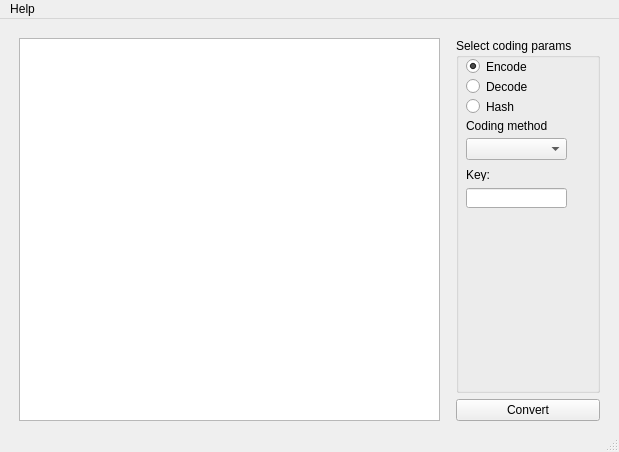
<?xml version="1.0" encoding="UTF-8"?>
<ui version="4.0">
 <class>MainWindow</class>
 <widget class="QMainWindow" name="MainWindow">
  <property name="geometry">
   <rect>
    <x>0</x>
    <y>0</y>
    <width>619</width>
    <height>452</height>
   </rect>
  </property>
  <property name="windowTitle">
   <string>MainWindow</string>
  </property>
  <widget class="QWidget" name="centralwidget">
   <layout class="QVBoxLayout" name="verticalLayout">
    <item>
     <spacer name="horizontalSpacer">
      <property name="orientation">
       <enum>Qt::Horizontal</enum>
      </property>
      <property name="sizeHint" stdset="0">
       <size>
        <width>40</width>
        <height>10</height>
       </size>
      </property>
     </spacer>
    </item>
    <item>
     <layout class="QHBoxLayout" name="horizontalLayout_5">
      <item>
       <spacer name="verticalSpacer">
        <property name="orientation">
         <enum>Qt::Vertical</enum>
        </property>
        <property name="sizeHint" stdset="0">
         <size>
          <width>10</width>
          <height>40</height>
         </size>
        </property>
       </spacer>
      </item>
      <item>
       <widget class="QPlainTextEdit" name="text_field"/>
      </item>
      <item>
       <spacer name="verticalSpacer_2">
        <property name="orientation">
         <enum>Qt::Vertical</enum>
        </property>
        <property name="sizeHint" stdset="0">
         <size>
          <width>10</width>
          <height>40</height>
         </size>
        </property>
       </spacer>
      </item>
      <item>
       <layout class="QVBoxLayout" name="verticalLayout_2">
        <item>
         <widget class="QGroupBox" name="groupBox">
          <property name="minimumSize">
           <size>
            <width>120</width>
            <height>180</height>
           </size>
          </property>
          <property name="title">
           <string>Select coding params</string>
          </property>
          <widget class="QRadioButton" name="radio_encode">
           <property name="geometry">
            <rect>
             <x>10</x>
             <y>20</y>
             <width>82</width>
             <height>17</height>
            </rect>
           </property>
           <property name="text">
            <string>Encode</string>
           </property>
           <property name="checked">
            <bool>true</bool>
           </property>
          </widget>
          <widget class="QRadioButton" name="radio_decode">
           <property name="geometry">
            <rect>
             <x>10</x>
             <y>40</y>
             <width>82</width>
             <height>17</height>
            </rect>
           </property>
           <property name="text">
            <string>Decode</string>
           </property>
           <property name="checked">
            <bool>false</bool>
           </property>
          </widget>
          <widget class="QComboBox" name="coding_selector">
           <property name="geometry">
            <rect>
             <x>10</x>
             <y>100</y>
             <width>101</width>
             <height>22</height>
            </rect>
           </property>
          </widget>
          <widget class="QLabel" name="coding_label">
           <property name="geometry">
            <rect>
             <x>10</x>
             <y>80</y>
             <width>81</width>
             <height>16</height>
            </rect>
           </property>
           <property name="text">
            <string>Coding method:</string>
           </property>
          </widget>
          <widget class="QRadioButton" name="radio_hash">
           <property name="geometry">
            <rect>
             <x>10</x>
             <y>60</y>
             <width>82</width>
             <height>17</height>
            </rect>
           </property>
           <property name="text">
            <string>Hash</string>
           </property>
          </widget>
          <widget class="QLineEdit" name="key_field">
           <property name="geometry">
            <rect>
             <x>10</x>
             <y>150</y>
             <width>101</width>
             <height>20</height>
            </rect>
           </property>
          </widget>
          <widget class="QLabel" name="key_label">
           <property name="geometry">
            <rect>
             <x>10</x>
             <y>130</y>
             <width>47</width>
             <height>13</height>
            </rect>
           </property>
           <property name="text">
            <string>Key:</string>
           </property>
          </widget>
         </widget>
        </item>
        <item>
         <widget class="QPushButton" name="convert_button">
          <property name="text">
           <string>Convert</string>
          </property>
         </widget>
        </item>
       </layout>
      </item>
      <item>
       <spacer name="verticalSpacer_3">
        <property name="orientation">
         <enum>Qt::Vertical</enum>
        </property>
        <property name="sizeHint" stdset="0">
         <size>
          <width>10</width>
          <height>40</height>
         </size>
        </property>
       </spacer>
      </item>
     </layout>
    </item>
   </layout>
  </widget>
  <widget class="QStatusBar" name="statusbar"/>
  <widget class="QMenuBar" name="menubar">
   <property name="geometry">
    <rect>
     <x>0</x>
     <y>0</y>
     <width>619</width>
     <height>21</height>
    </rect>
   </property>
   <widget class="QMenu" name="menuHelp">
    <property name="title">
     <string>Help</string>
    </property>
    <addaction name="actionHelp"/>
    <addaction name="actionAbout"/>
   </widget>
   <addaction name="menuHelp"/>
  </widget>
  <action name="actionHelp">
   <property name="text">
    <string>Help</string>
   </property>
  </action>
  <action name="actionAbout">
   <property name="text">
    <string>About</string>
   </property>
  </action>
 </widget>
 <resources/>
 <connections/>
</ui>
